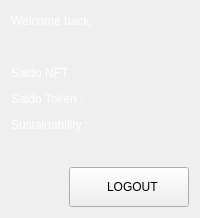
          <widget class="QWidget" name="page_home">
           <layout class="QVBoxLayout" name="verticalLayout_10">
            <item>
             <layout class="QHBoxLayout" name="horizontalLayout_45">
              <item>
               <widget class="QLabel" name="label_welcome">
                <property name="styleSheet">
                 <string notr="true">font: 28pt &quot;MS Shell Dlg 2&quot;;color:rgb(255, 255, 255)</string>
                </property>
                <property name="text">
                 <string>Welcome back,</string>
                </property>
               </widget>
              </item>
              <item>
               <widget class="QLabel" name="label_home_name">
                <property name="styleSheet">
                 <string notr="true">font: 28pt &quot;MS Shell Dlg 2&quot;;color:rgb(255, 255, 255)</string>
                </property>
                <property name="text">
                 <string/>
                </property>
               </widget>
              </item>
              <item>
               <spacer name="horizontalSpacer_67">
                <property name="orientation">
                 <enum>Qt::Horizontal</enum>
                </property>
                <property name="sizeHint" stdset="0">
                 <size>
                  <width>40</width>
                  <height>20</height>
                 </size>
                </property>
               </spacer>
              </item>
             </layout>
            </item>
            <item>
             <layout class="QHBoxLayout" name="horizontalLayout_49">
              <item>
               <widget class="QLabel" name="label_26">
                <property name="minimumSize">
                 <size>
                  <width>0</width>
                  <height>20</height>
                 </size>
                </property>
                <property name="text">
                 <string/>
                </property>
               </widget>
              </item>
             </layout>
            </item>
            <item>
             <layout class="QHBoxLayout" name="horizontalLayout_46">
              <item>
               <widget class="QLabel" name="label_23">
                <property name="styleSheet">
                 <string notr="true">font: 20pt &quot;MS Shell Dlg 2&quot;;color:rgb(255, 255, 255)</string>
                </property>
                <property name="text">
                 <string>Saldo NFT : </string>
                </property>
               </widget>
              </item>
              <item>
               <widget class="QLabel" name="label_home_nft">
                <property name="minimumSize">
                 <size>
                  <width>0</width>
                  <height>0</height>
                 </size>
                </property>
                <property name="styleSheet">
                 <string notr="true">font: 20pt &quot;MS Shell Dlg 2&quot;;color:rgb(255, 255, 255)</string>
                </property>
                <property name="text">
                 <string/>
                </property>
               </widget>
              </item>
              <item>
               <spacer name="horizontalSpacer_68">
                <property name="orientation">
                 <enum>Qt::Horizontal</enum>
                </property>
                <property name="sizeHint" stdset="0">
                 <size>
                  <width>40</width>
                  <height>20</height>
                 </size>
                </property>
               </spacer>
              </item>
             </layout>
            </item>
            <item>
             <layout class="QHBoxLayout" name="horizontalLayout_47">
              <item>
               <widget class="QLabel" name="label_24">
                <property name="styleSheet">
                 <string notr="true">font: 20pt &quot;MS Shell Dlg 2&quot;;color:rgb(255, 255, 255)</string>
                </property>
                <property name="text">
                 <string>Saldo Token : </string>
                </property>
               </widget>
              </item>
              <item>
               <widget class="QLabel" name="label_home_token">
                <property name="styleSheet">
                 <string notr="true">font: 20pt &quot;MS Shell Dlg 2&quot;;color:rgb(255, 255, 255)</string>
                </property>
                <property name="text">
                 <string/>
                </property>
               </widget>
              </item>
              <item>
               <spacer name="horizontalSpacer_69">
                <property name="orientation">
                 <enum>Qt::Horizontal</enum>
                </property>
                <property name="sizeHint" stdset="0">
                 <size>
                  <width>40</width>
                  <height>20</height>
                 </size>
                </property>
               </spacer>
              </item>
             </layout>
            </item>
            <item>
             <layout class="QHBoxLayout" name="horizontalLayout_48">
              <item>
               <widget class="QLabel" name="label_25">
                <property name="styleSheet">
                 <string notr="true">font: 20pt &quot;MS Shell Dlg 2&quot;;color:rgb(255, 255, 255)</string>
                </property>
                <property name="text">
                 <string>Sustainability : </string>
                </property>
               </widget>
              </item>
              <item>
               <widget class="QLabel" name="label_home_sustainability">
                <property name="styleSheet">
                 <string notr="true">font: 20pt &quot;MS Shell Dlg 2&quot;;color:rgb(255, 255, 255)</string>
                </property>
                <property name="text">
                 <string/>
                </property>
               </widget>
              </item>
              <item>
               <spacer name="horizontalSpacer_70">
                <property name="orientation">
                 <enum>Qt::Horizontal</enum>
                </property>
                <property name="sizeHint" stdset="0">
                 <size>
                  <width>40</width>
                  <height>20</height>
                 </size>
                </property>
               </spacer>
              </item>
             </layout>
            </item>
            <item>
             <layout class="QHBoxLayout" name="horizontalLayout_52">
              <item>
               <widget class="QLabel" name="label_30">
                <property name="minimumSize">
                 <size>
                  <width>0</width>
                  <height>20</height>
                 </size>
                </property>
                <property name="text">
                 <string/>
                </property>
               </widget>
              </item>
             </layout>
            </item>
            <item>
             <layout class="QHBoxLayout" name="horizontalLayout_53">
              <item>
               <spacer name="horizontalSpacer_71">
                <property name="orientation">
                 <enum>Qt::Horizontal</enum>
                </property>
                <property name="sizeHint" stdset="0">
                 <size>
                  <width>40</width>
                  <height>20</height>
                 </size>
                </property>
               </spacer>
              </item>
              <item>
               <widget class="QPushButton" name="bt_logout">
                <property name="minimumSize">
                 <size>
                  <width>120</width>
                  <height>40</height>
                 </size>
                </property>
                <property name="text">
                 <string>  LOGOUT</string>
                </property>
                <property name="icon">
                 <iconset>
                  <normaloff>../immagini/logout.svg</normaloff>../immagini/logout.svg</iconset>
                </property>
                <property name="iconSize">
                 <size>
                  <width>35</width>
                  <height>35</height>
                 </size>
                </property>
               </widget>
              </item>
             </layout>
            </item>
           </layout>
          </widget>
